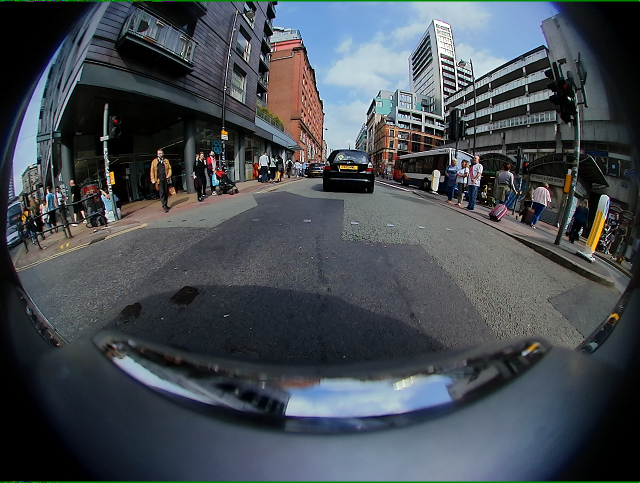
#> input picture fisheyes_v3/data/homework2/rgb_images/00001_FV.png, 1280 x 966 px, given in place of 00000_FV.png, which was not available (shown at 1/2 size)
$ python diag_v9.py   (older library calls are emulated)
#> lines starting #> are read from the running program, lines starting #| are printed output that depends on the picture; after the words box and inside, x2 and y2 are one past the last pixel; in counts of white or black regions, pixels touching at a corner belong together; pictures that were not available may be replaced by others from this repository, and a replacement may not be noted
### fisheyes_v3/core/motion_hybrid.py
"""Hybrid Flow motion detection: perspective mag at center, fisheye at edge.

Pipeline:
  1. Compute Farneback in fisheye → mag_f, mag_ratio_f
  2. Undistort → Farneback in perspective → mag_p
  3. Reproject mag_p back to fisheye → mag_p_reproj
  4. Hybrid blend: mag = w(r)·mag_p_reproj + (1-w(r))·mag_f
  5. Compute mag_ratio, run V12 seed-expand + CCA on hybrid magnitude

Parameter overrides (set HYBRID_PARAMS dict before calling detect_motion_hybrid):
  r_start, r_end : blend transition zone [default: 0.4, 0.7]
  ratio_delta_A..G : ratio_thresh adjustment per p95 bin [default: 0.0]
"""

HYBRID_PARAMS = {}

import cv2
import numpy as np
from core.calib import RadialPoly
from pathlib import Path

CALIB_DIR = (Path(__file__).resolve().parents[1] /
             "data" / "homework2" / "calibration_data")

# ═══════════════════════════════════════════════════════════════════
# Hybrid blend weight map — precomputed once
# ═══════════════════════════════════════════════════════════════════
_BLEND_MAP = None  # (h, w) float32


# [15 lines left out: function _get_blend_map, not called in this run]


# ═══════════════════════════════════════════════════════════════════
# Camera cache (all frames share same calibration)
# ═══════════════════════════════════════════════════════════════════
_GROUND_MASK = None  # (h, w) bool: True = pixel sees ground plane


# [46 lines left out: function _get_ground_mask, not called in this run]


_CAMERA = None


def _get_camera(fov_scale=1.0):
    global _CAMERA
    if _CAMERA is None:
        json_path = CALIB_DIR / "00000_FV.json"
        _CAMERA = RadialPoly(str(json_path), fov_scale=fov_scale)
    return _CAMERA


# ═══════════════════════════════════════════════════════════════════
# [986 lines left out: functions detect_motion_hybrid, temporal_smooth, _cca, detect_motion_hybrid_v2, _cca_v2, detect_motion_hybrid_v3 and 3 more, not called in this run]


# ═══════════════════════════════════════════════════════════════════
# V7: Edge differencing (orthogonal signal dimension)
# ═══════════════════════════════════════════════════════════════════
def detect_motion_hybrid_v7(prev_gray, curr_gray, morph_ksize=7):
    """Hybrid Flow V7: V3 + edge-position differencing.

    Core insight: a building's Canny edges stay in the same place between
    two frames; a car's edges move. By comparing edge positions directly,
    we get a signal that is orthogonal to optical flow magnitude.

    The edge-movement weight is multiplied into the joint saliency, acting
    as a spatial attention mechanism that suppresses static-scene regions.
    """
    pg_f = cv2.GaussianBlur(prev_gray, (5, 5), 0)
    cg_f = cv2.GaussianBlur(curr_gray, (5, 5), 0)
    img_h, img_w = pg_f.shape

    # Structure separation
    pg_struct = cv2.bilateralFilter(pg_f, 9, 50, 10)
    cg_struct = cv2.bilateralFilter(cg_f, 9, 50, 10)
    diff = cv2.absdiff(cg_struct, pg_struct)
    diff_f = diff.astype(np.float32)
    p95_diff = np.percentile(diff, 95)
    global_diff_mean = np.mean(diff_f)

    # Gradient on structure image
    grad_x = cv2.Sobel(cg_struct, cv2.CV_32F, 1, 0, ksize=3)
    grad_y = cv2.Sobel(cg_struct, cv2.CV_32F, 0, 1, ksize=3)
    grad_mag = np.sqrt(grad_x ** 2 + grad_y ** 2) + 1e-8

    # ═══════════════════════════════════════════════════════════
    # EDGE DIFFERENCING (new orthogonal signal)
    # ═══════════════════════════════════════════════════════════
    # Adaptive Canny thresholds from per-frame gradient statistics
    gm_valid = grad_mag[grad_mag > 1.0]
    gm_median = float(np.median(gm_valid)) if len(gm_valid) > 100 else 20.0
    lo = max(15.0, gm_median * 0.4)
    hi = max(40.0, gm_median * 1.2)

    edges_prev = cv2.Canny(pg_struct, lo, hi)
    edges_curr = cv2.Canny(cg_struct, lo, hi)

    # Distance to nearest prev/curr edge
    dist_to_prev = cv2.distanceTransform(
        (edges_prev == 0).astype(np.uint8), cv2.DIST_L2, 3)
    dist_to_curr = cv2.distanceTransform(
        (edges_curr == 0).astype(np.uint8), cv2.DIST_L2, 3)

    # Moved edge: curr edge far from any prev edge
    moved_edge = np.zeros((img_h, img_w), dtype=np.float32)
    moved_edge[(edges_curr > 0) & (dist_to_prev > 3.0)] = 1.0

    # Disappeared edge: prev edge far from any curr edge
    disappeared_edge = np.zeros((img_h, img_w), dtype=np.float32)
    disappeared_edge[(edges_prev > 0) & (dist_to_curr > 3.0)] = 1.0

    # Edge movement density map
    edge_movement = cv2.GaussianBlur(moved_edge + disappeared_edge, (31, 31), 9)
    em_max = edge_movement.max()
    if em_max > 0.001:
        edge_movement /= em_max

    # Static edge density (edges that stayed put)
    static_edge = np.zeros((img_h, img_w), dtype=np.float32)
    static_edge[(edges_curr > 0) & (dist_to_prev < 2.0)] = 1.0
    static_density = cv2.GaussianBlur(static_edge, (31, 31), 9)
    if static_density.max() > 0.001:
        static_density /= static_density.max()

    # Combined edge weight
    edge_weight = 0.5 + 2.5 * edge_movement - 0.4 * static_density
    edge_weight = np.clip(edge_weight, 0.15, 1.5)

    # ═══════════════════════════════════════════════════════════
    # Farneback on structure (same as V3)
    # ═══════════════════════════════════════════════════════════
    flow_f = cv2.calcOpticalFlowFarneback(
        pg_struct, cg_struct, None, 0.5, 3, 15, 3, 5, 1.2, 0)
    mag_f = np.linalg.norm(flow_f, axis=2)

    camera = _get_camera(fov_scale=1.0)
    pg_p = camera.undistort(pg_struct)
    cg_p = camera.undistort(cg_struct)
    flow_p = cv2.calcOpticalFlowFarneback(
        pg_p, cg_p, None, 0.5, 3, 15, 3, 5, 1.2, 0)
    mag_p = np.linalg.norm(flow_p, axis=2)
    mag_p_reproj = camera.reproject_to_fisheye(mag_p)

    # Normal-flow constraint
    flow_proj = np.abs(flow_f[..., 0] * grad_x + flow_f[..., 1] * grad_y) / grad_mag
    align = flow_proj / (mag_f + 0.01)
    edge_w = np.clip(grad_mag / 25.0, 0.0, 1.0)
    mag_f_eff = (1.0 - edge_w) * mag_f + edge_w * flow_proj
    suppress_tangent = (grad_mag > 15) & (align < 0.4)

    # Hybrid blend
    blend_w = _get_blend_map(img_h, img_w)
    mag = blend_w * mag_p_reproj + (1.0 - blend_w) * mag_f_eff

    # Joint saliency x EDGE WEIGHT
    WS, SIG = 21, 7
    saliency = (mag + 0.1) * (diff_f + 0.1)
    saliency *= edge_weight  # <-- orthogonal signal!
    saliency[suppress_tangent] *= 0.25
    saliency_mean = cv2.GaussianBlur(saliency, (WS, WS), SIG)
    saliency_ratio = saliency / (saliency_mean + 0.5)
    global_mag_mean = np.mean(mag)

    # V1 fallback
    if p95_diff > 120 or p95_diff < 20:
        sst = 45 if p95_diff > 120 else 20
        sft, sed = (2.0, 12) if p95_diff > 120 else (2.5, 10)
        _, sseed = cv2.threshold(diff, sst, 255, cv2.THRESH_BINARY)
        _, scand = cv2.threshold(mag, sft, 255, cv2.THRESH_BINARY)
        scand = scand.astype(np.uint8)
        sd = cv2.distanceTransform((sseed == 0).astype(np.uint8), cv2.DIST_L2, 5)
        sexp = scand.copy(); sexp[sd > sed] = 0
        smask = sseed | sexp
        smask = _cca_v2(smask, diff, mag, sseed, global_diff_mean, global_mag_mean)
        k = np.ones((morph_ksize, morph_ksize), np.uint8)
        return cv2.morphologyEx(cv2.morphologyEx(smask, cv2.MORPH_OPEN, k), cv2.MORPH_CLOSE, k)

    # 5-bin params
    if p95_diff > 100:
        st, rt, ed = 22, 2.0, 10; use_abs, ft = True, 3.0
    elif p95_diff > 70:
        st, rt, ed = 20, 2.5, 8; use_abs, ft = True, 2.5
    elif p95_diff > 50:
        st, rt, ed = 18, 3.0, 8; use_abs = False
    elif p95_diff > 30:
        st, rt, ed = 16, 4.0, 6; use_abs = False
    else:
        st, rt, ed = 14, 5.0, 4; use_abs = False

    if use_abs:
        candidate = ((mag > ft) & (saliency_ratio > rt)).astype(np.uint8) * 255
    else:
        candidate = ((mag > 0.5) & (saliency_ratio > rt)).astype(np.uint8) * 255

    # Seed
    _, seed_raw = cv2.threshold(diff, st, 255, cv2.THRESH_BINARY)
    nk = np.ones((7, 7), np.uint8)
    nc = cv2.filter2D((seed_raw > 0).astype(np.float32), -1, nk)
    mn = 3 if p95_diff > 80 else 4
    seed = seed_raw.copy(); seed[nc < mn] = 0
    if seed.max() == 0: seed = seed_raw

    # Weak-signal early exit
    seed_px = np.count_nonzero(seed)
    if seed_px / (img_h * img_w) < 0.0003:
        return np.zeros((img_h, img_w), dtype=np.uint8)

    # Constrained iterative dilation
    kernel = cv2.getStructuringElement(cv2.MORPH_ELLIPSE, (3, 3))
    current = seed.copy()
    for _ in range(int(ed)):
        dilated = cv2.dilate(current, kernel)
        dilated &= candidate
        current |= dilated
    expanded = current & ~seed

    # Direction consistency
    seed_bool = (seed > 0)
    if seed_bool.sum() > 20:
        flow_angle = np.arctan2(flow_f[..., 1], flow_f[..., 0])
        seed_angle_map = np.zeros_like(flow_angle)
        seed_angle_map[seed_bool] = flow_angle[seed_bool]
        seed_weight = np.zeros_like(flow_angle)
        seed_weight[seed_bool] = 1.0
        ks = int(ed) * 2 + 1
        seed_angle_blurred = cv2.GaussianBlur(seed_angle_map, (ks, ks), int(ed) / 2.0)
        seed_weight_blurred = cv2.GaussianBlur(seed_weight, (ks, ks), int(ed) / 2.0)
        valid_weight = seed_weight_blurred > 0.02
        seed_angle_blurred[valid_weight] /= seed_weight_blurred[valid_weight]
        angle_diff = np.abs(flow_angle - seed_angle_blurred)
        angle_diff = np.minimum(angle_diff, 2 * np.pi - angle_diff)
        direction_ok = (angle_diff < np.pi / 4) | ~valid_weight
        expanded[~direction_ok] = 0

    # Merge + CCA + morphology
    mask = seed | expanded
    mask = _cca_v2(mask, diff, mag, seed, global_diff_mean, global_mag_mean)
    k = np.ones((morph_ksize, morph_ksize), np.uint8)
    return cv2.morphologyEx(cv2.morphologyEx(mask, cv2.MORPH_OPEN, k), cv2.MORPH_CLOSE, k)

# ═══════════════════════════════════════════════════════════════════
# V8: CLAHE contrast enhancement + dual-threshold Canny edge diff
# ═══════════════════════════════════════════════════════════════════
# [876 lines left out: functions detect_motion_hybrid_v8, detect_motion_hybrid_v8b, detect_motion_hybrid_v9, detect_motion_hybrid_v10, detect_motion_hybrid_v11, not called in this run]

### fisheyes_v3/core/calib.py
"""Fast vectorized radial_poly undistort + inverse reprojection for Route B.

Replaces the slow nested-loop undistort in v2 with numpy-vectorized ops.
Provides both forward (fisheye → perspective) and inverse (perspective → fisheye)
remap tables for image undistortion and mask reprojection.
"""

import json
import numpy as np
import cv2
from pathlib import Path

DATA_ROOT = Path(__file__).resolve().parents[1] / "data"
CALIB_DIR = DATA_ROOT / "homework2" / "calibration_data"


class RadialPoly:
    """Radial polynomial fisheye model with precomputed remap tables."""

    def __init__(self, json_path, output_size=None, fov_scale=1.0):
        with open(json_path, 'r') as f:
            data = json.load(f)
        intr = data["intrinsic"]

        self.w = int(intr["width"])
        self.h = int(intr["height"])
        self.cx = self.w / 2 + intr["cx_offset"]
        self.cy = self.h / 2 + intr["cy_offset"]
        self.k1 = intr["k1"]
        self.k2 = intr["k2"]
        self.k3 = intr["k3"]
        self.k4 = intr["k4"]

        # Output perspective image size
        self.out_w = output_size[0] if output_size else self.w
        self.out_h = output_size[1] if output_size else self.h
        self.f = self.k1 * fov_scale

        # Precompute remap tables once
        self._map_x_fwd = None
        self._map_y_fwd = None
        self._map_x_inv = None
        self._map_y_inv = None

    # ── Forward: perspective → fisheye (undistort) ──────────────
    # [86 lines left out: functions _build_forward_maps, undistort, _build_inverse_maps, reproject_to_fisheye, load_camera, not called in this run]

### fisheyes_v3/scripts/diag_v9.py
"""V9 diagnostic visualization: edge movement, seed filter, contrast norm."""
import cv2, numpy as np, sys
from pathlib import Path

PROJECT_ROOT = Path(__file__).resolve().parents[1]
sys.path.insert(0, str(PROJECT_ROOT))
from core.motion_hybrid import detect_motion_hybrid_v7, detect_motion_hybrid_v9
from core.calib import RadialPoly

DATA = PROJECT_ROOT / "data" / "homework2"
CUR = DATA / "rgb_images"; PRV = DATA / "previous_images"
GTD = DATA / "motion_annotation" / "GroudTruth"
CALIB_DIR = DATA / "calibration_data"
OUT = PROJECT_ROOT / "output" / "evaluation" / "v9_diag"
OUT.mkdir(parents=True, exist_ok=True)

FIDS = ["00000", "00005", "00015", "00026", "00039", "00075", "00293"]

def rh(img, th):
    r = th / img.shape[0]; return cv2.resize(img, (int(img.shape[1] * r), th))

def pl(img, txt, y=20, c=(255,255,255)):
    cv2.putText(img, txt, (6,y), cv2.FONT_HERSHEY_SIMPLEX, 0.4, (0,0,0), 2)
    cv2.putText(img, txt, (5,y), cv2.FONT_HERSHEY_SIMPLEX, 0.4, c, 1)

def ce(pred, gt):
    pb, gb = (pred > 0), (gt > 0)
    out = np.zeros((pred.shape[0], pred.shape[1], 3), dtype=np.uint8)
    out[pb & gb] = [0, 255, 0]; out[pb & ~gb] = [0, 0, 255]; out[~pb & gb] = [255, 0, 0]
    return out

for fid in FIDS:
    print(f"Processing {fid}...")
    c = cv2.imread(str(CUR / f"{fid}_FV.png"))
#> c is the input picture: shape (966, 1280, 3); mean B, G, R 82.5, 76.3, 69.8
    p = cv2.imread(str(PRV / f"{fid}_FV_prev.png"))
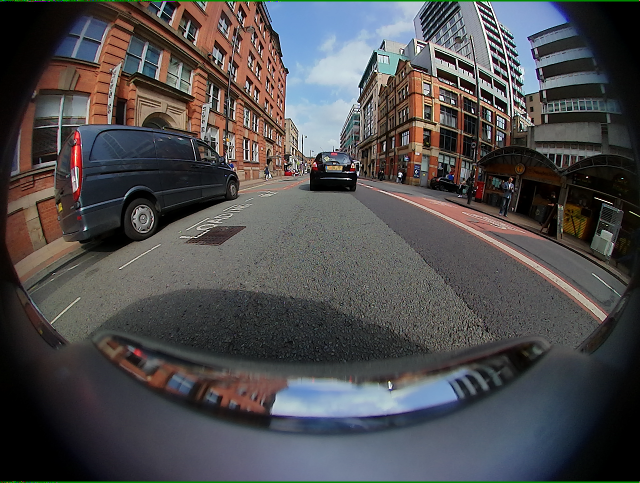
#> input picture fisheyes_v3/data/homework2/rgb_images/00003_FV.png, 1280 x 966 px, given in place of 00000_FV_prev.png, which was not available (shown at 1/2 size)
#> p is the input picture: shape (966, 1280, 3); mean B, G, R 78.2, 77, 78.5
    g = cv2.imread(str(GTD / f"{fid}_FV.png"), cv2.IMREAD_GRAYSCALE)
#> g: shape (966, 1280); min 0, max 255, mean 77.1
    pg = cv2.cvtColor(p, cv2.COLOR_BGR2GRAY)
    cg = cv2.cvtColor(c, cv2.COLOR_BGR2GRAY)
    gb = (g > 0)
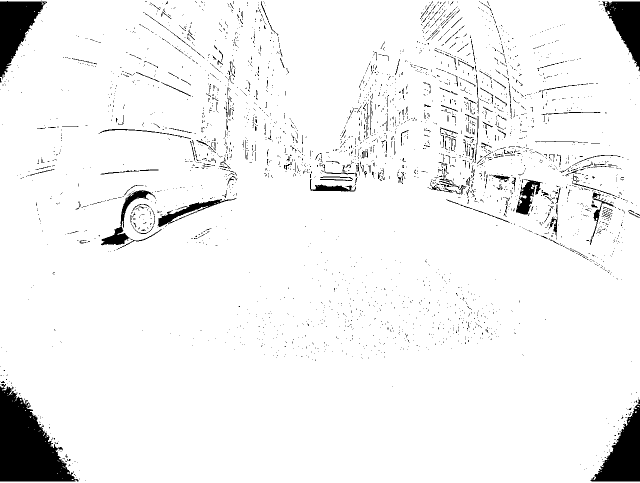
#> gb: shape (966, 1280) bool (shown at 1/2 size); 94.8% white; 3389 black regions (3156 under 20 px), largest, box (x1, y1, x2, y2) and area: (0, 768, 158, 963) 17065, (1181, 798, 1280, 963) 7622, (0, 2, 94, 156) 7155
    img_h, img_w = pg.shape
#> img_h = 966; img_w = 1280

    # ── Compute V9 internals ──────────────────────────────────
    pg_f = cv2.GaussianBlur(pg, (5, 5), 0)
    cg_f = cv2.GaussianBlur(cg, (5, 5), 0)
    pg_struct = cv2.bilateralFilter(pg_f, 9, 50, 10)
    cg_struct = cv2.bilateralFilter(cg_f, 9, 50, 10)

    # Brightness & contrast norm
    local_brightness = cv2.GaussianBlur(cg_struct.astype(np.float32), (21, 21), 7)
    grad_x = cv2.Sobel(cg_struct, cv2.CV_32F, 1, 0, ksize=3)
    grad_y = cv2.Sobel(cg_struct, cv2.CV_32F, 0, 1, ksize=3)
    grad_mag = np.sqrt(grad_x**2 + grad_y**2) + 1e-8
    grad_mag_norm = grad_mag / (local_brightness + 0.5)
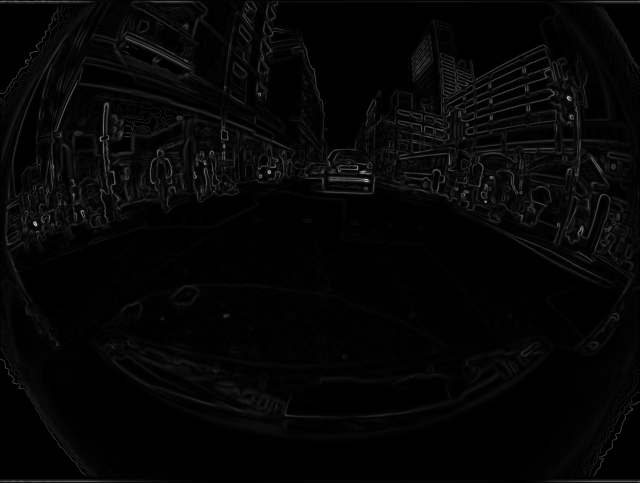
#> grad_mag_norm: shape (966, 1280) float32 (shown at 1/2 size); min 4.76e-11, max 17.6, mean 0.411; drawn with min black and max white

    # Edge differencing
    gm_valid = grad_mag[grad_mag > 1.0]
    gm_median = float(np.median(gm_valid)) if len(gm_valid) > 100 else 20.0
#> gm_median = 9.49
    lo, hi = max(15, gm_median*0.4), max(40, gm_median*1.2)
#> lo = 15; hi = 40
    edges_prev = cv2.Canny(pg_struct, lo, hi)
#> edges_prev: shape (966, 1280); 6.5% white in thin lines or dots
    edges_curr = cv2.Canny(cg_struct, lo, hi)
#> edges_curr: shape (966, 1280); 5.6% white in thin lines or dots
    dist_prev = cv2.distanceTransform((edges_prev==0).astype(np.uint8), cv2.DIST_L2, 3)
    dist_curr = cv2.distanceTransform((edges_curr==0).astype(np.uint8), cv2.DIST_L2, 3)

    moved = np.zeros((img_h, img_w), dtype=np.float32)
    moved[(edges_curr>0) & (dist_prev>3)] = 1.0
    disappeared = np.zeros((img_h, img_w), dtype=np.float32)
    disappeared[(edges_prev>0) & (dist_curr>3)] = 1.0
    edge_move_map = cv2.GaussianBlur(moved + disappeared, (31, 31), 9)
    if edge_move_map.max() > 0.001: edge_move_map /= edge_move_map.max()

    static_edge = np.zeros((img_h, img_w), dtype=np.float32)
    static_edge[(edges_curr>0) & (dist_prev<2)] = 1.0
    static_density = cv2.GaussianBlur(static_edge, (31, 31), 9)
    if static_density.max() > 0.001: static_density /= static_density.max()

    # Flow for seed direction filter
    flow_f = cv2.calcOpticalFlowFarneback(pg_struct, cg_struct, None, 0.5, 3, 15, 3, 5, 1.2, 0)
    flow_angle = np.arctan2(flow_f[..., 1], flow_f[..., 0])
    cos_a = np.cos(flow_angle); sin_a = np.sin(flow_angle)
    cos_local = cv2.blur(cos_a, (7, 7)); sin_local = cv2.blur(sin_a, (7, 7))
    R = np.sqrt(cos_local**2 + sin_local**2)  # direction consistency

    # Seeds (V9)
    diff = cv2.absdiff(cg_struct, pg_struct)
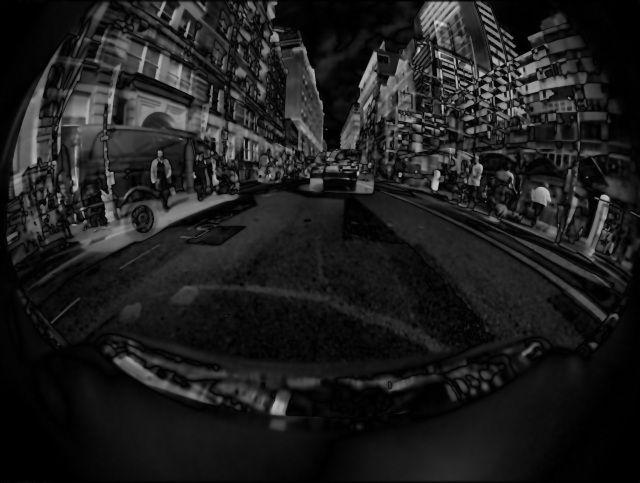
#> diff: shape (966, 1280) (shown at 1/2 size); min 0, max 217, mean 30
    p95 = np.percentile(diff, 95)
#> p95 = 106
    if p95 > 100: st = 22
    elif p95 > 70: st = 20
    elif p95 > 50: st = 18
    elif p95 > 30: st = 16
    else: st = 14
    _, seed_raw = cv2.threshold(diff, st, 255, cv2.THRESH_BINARY)
#> seed_raw: shape (966, 1280); 43.5% white; 583 white regions (322 under 20 px), largest, box (x1, y1, x2, y2) and area: (6, 0, 1259, 580) 285715, (169, 379, 902, 708) 72643, (719, 385, 1166, 710) 41898
    nk = np.ones((7,7), np.uint8)
    nc = cv2.filter2D((seed_raw>0).astype(np.float32), -1, nk)
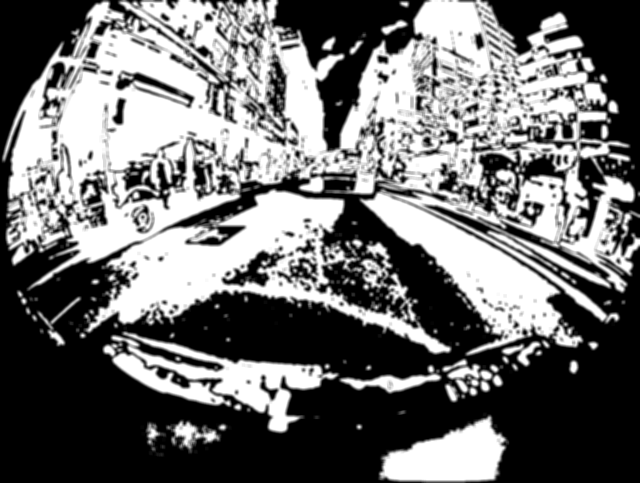
#> nc: shape (966, 1280) float32 (shown at 1/2 size); min 0, max 49, mean 21.3; drawn with min black and max white
    mn = 3 if p95 > 80 else 4
#> mn = 3
    seed = seed_raw.copy(); seed[nc < mn] = 0
    if seed.max() == 0: seed = seed_raw

    # Apply direction filter
    seed_before = seed.copy()
    seed_dir_ok = R > 0.55
#> seed_dir_ok: shape (966, 1280) bool; 94.4% white; 1330 black regions (315 under 20 px), largest, box (x1, y1, x2, y2) and area: (0, 792, 53, 966) 3597, (1245, 3, 1280, 108) 1526, (1249, 828, 1280, 966) 1351
    seed_dir_killed = (seed > 0) & ~seed_dir_ok
#> seed_dir_killed: shape (966, 1280) bool; 1.4% white; 544 white regions (246 under 20 px), largest, box (x1, y1, x2, y2) and area: (849, 937, 886, 952) 206, (571, 422, 595, 443) 203, (780, 404, 815, 415) 198
    seed[seed_dir_killed] = 0
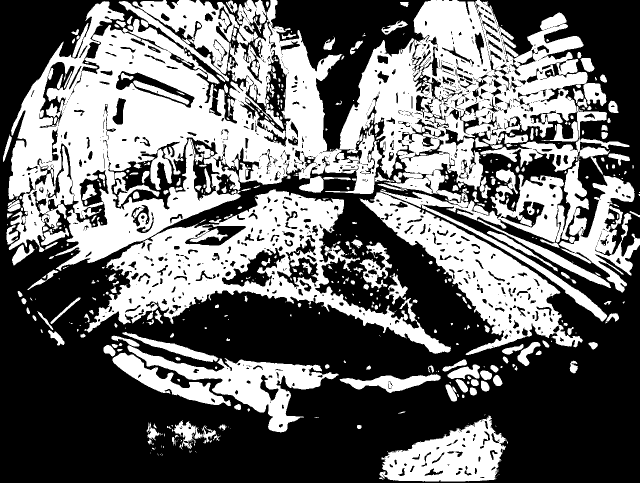
#> seed: shape (966, 1280) (shown at 1/2 size); 42.2% white; 592 white regions (316 under 20 px), largest, box (x1, y1, x2, y2) and area: (17, 0, 1259, 542) 281124, (169, 379, 902, 708) 66996, (719, 385, 1166, 710) 38528
    if seed.max() == 0: seed = seed_before
    seed_after = seed

    # Full masks
    mv7 = detect_motion_hybrid_v7(pg, cg)
#> in detect_motion_hybrid_v7, `p95_diff = np.percentile(diff, 95)`: p95_diff = 106
#> in detect_motion_hybrid_v7, `global_diff_mean = np.mean(diff_f)`: global_diff_mean = 29.96
#> in detect_motion_hybrid_v7, `gm_median = float(np.median(gm_valid)) if len(gm_valid) > 100 else 20.0`: gm_median = 9.49
#> in detect_motion_hybrid_v7, `lo = max(15.0, gm_median * 0.4)`: lo = 15
#> in detect_motion_hybrid_v7, `hi = max(40.0, gm_median * 1.2)`: hi = 40
#> in detect_motion_hybrid_v7, `mag_f = np.linalg.norm(flow_f, axis=2)`:
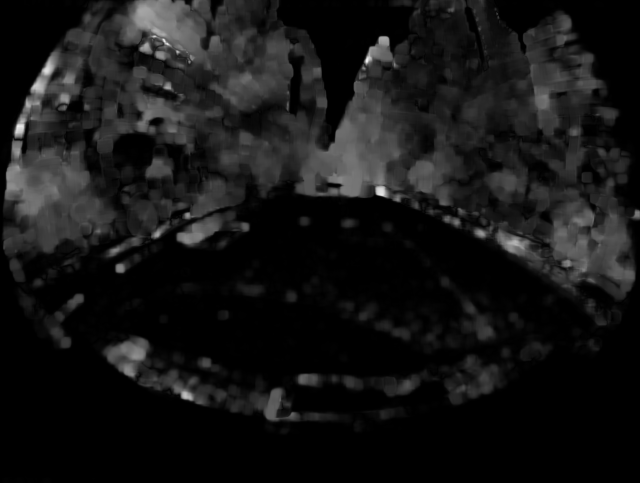
#> mag_f: shape (966, 1280) float32 (shown at 1/2 size); min 0, max 76.62, mean 6.5; drawn with min black and max white
#> (the run stopped early here; a loop or call above may not have finished)
